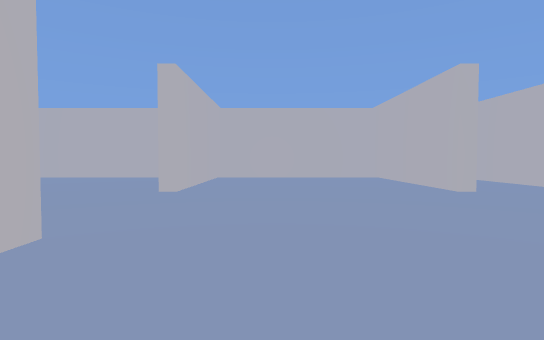
[1] (above)

23 first-person views from a walk through a Unity game level. The camera is 1.2 m above the floor, tilts 2° down and sees 80° across. The floor is counted in squares, 2 m on a side. Each view is taken from the middle of a square. On the plan, view 1 faces up. The plan holds only what a view shows up to about 10 squares ahead; the rest is blank. The player character is not drawn.

[2]
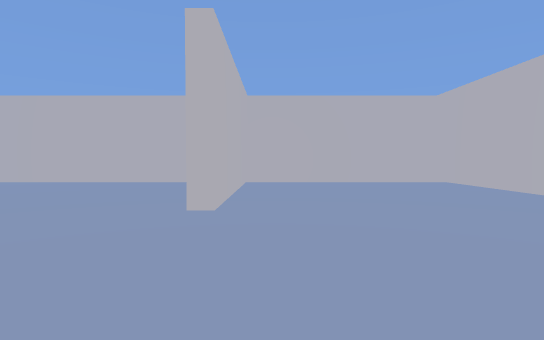

[3]
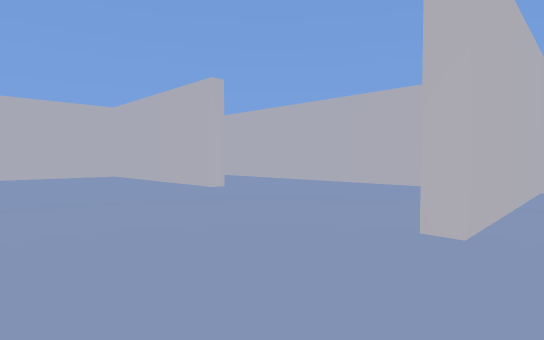

[4]
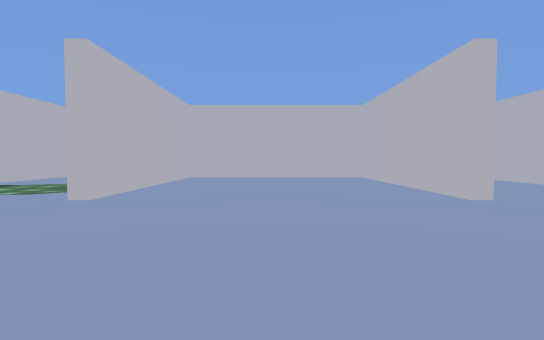

[5]
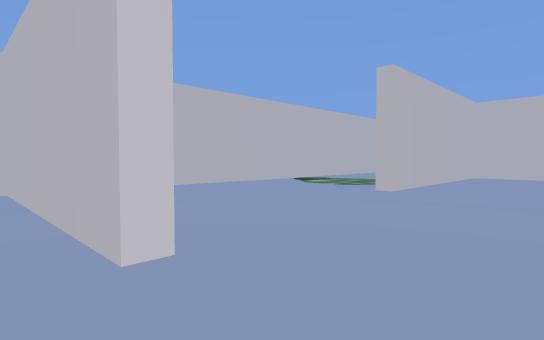

[6]
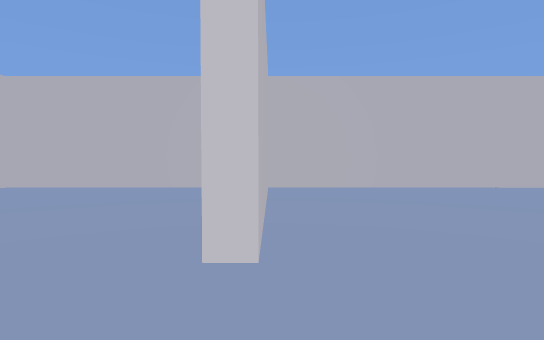

[7]
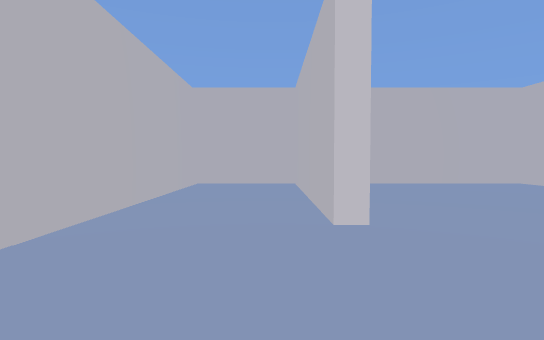

[8]
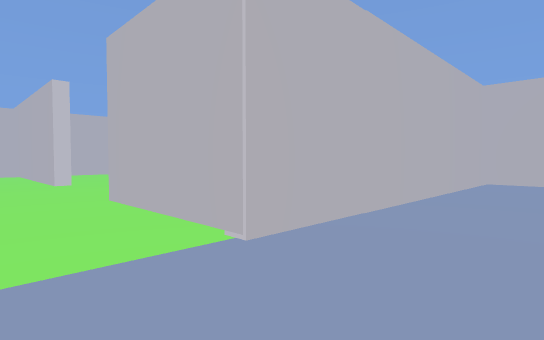

[9]
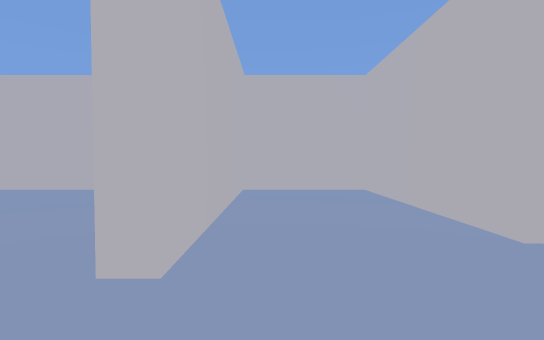

[10]
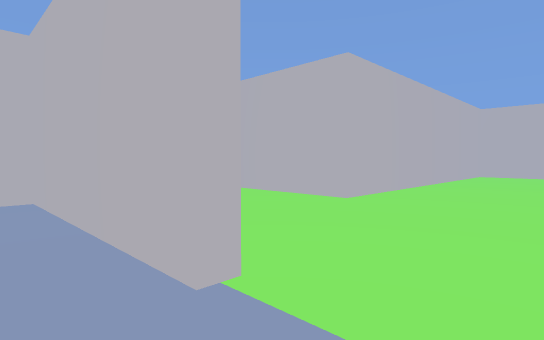

[11]
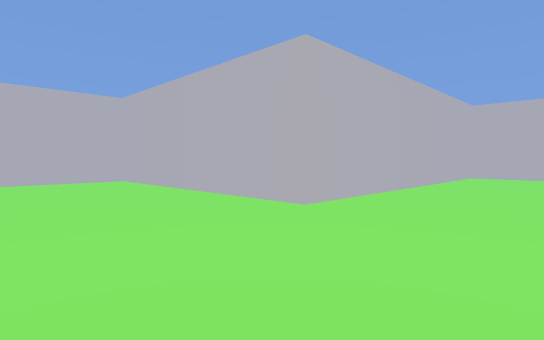

[12]
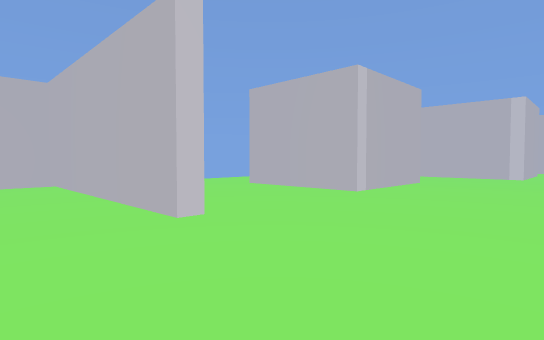

[13]
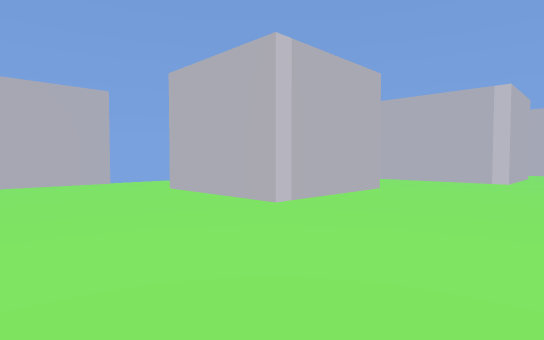

[14]
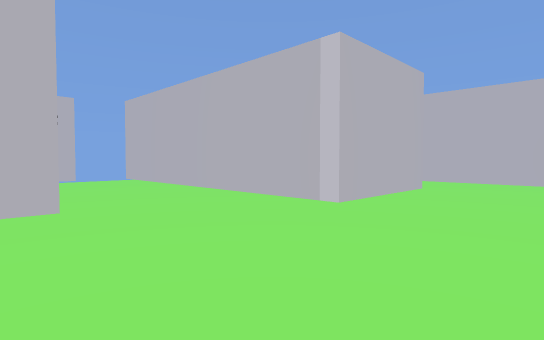

[15]
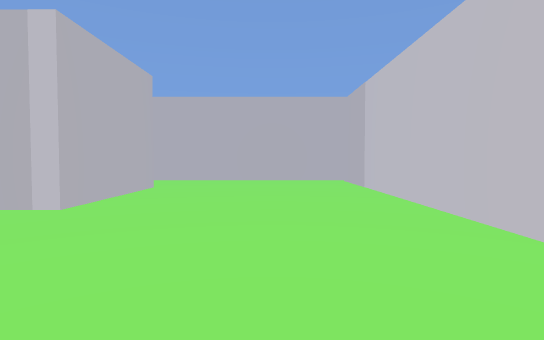

[16]
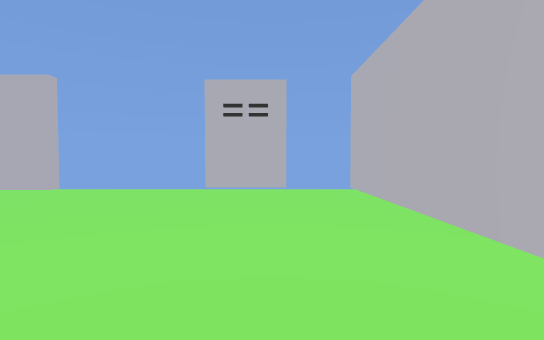

[17]
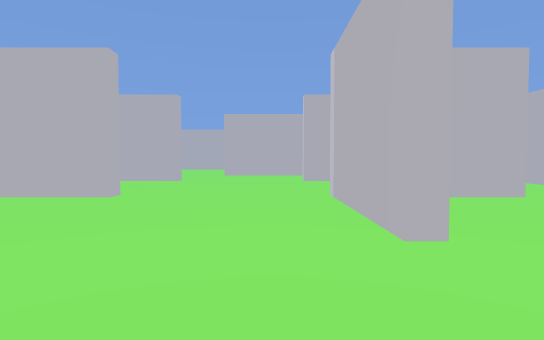

[18]
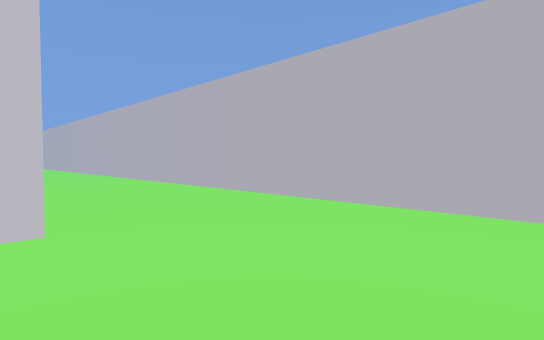

[19]
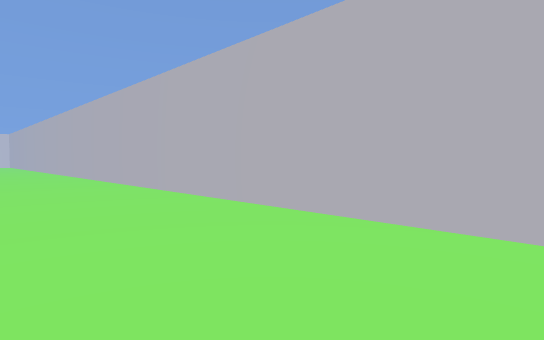

[20]
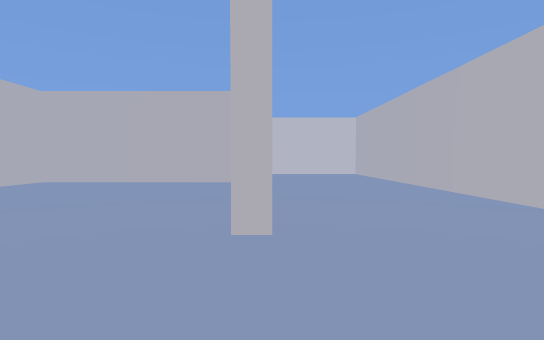

[21]
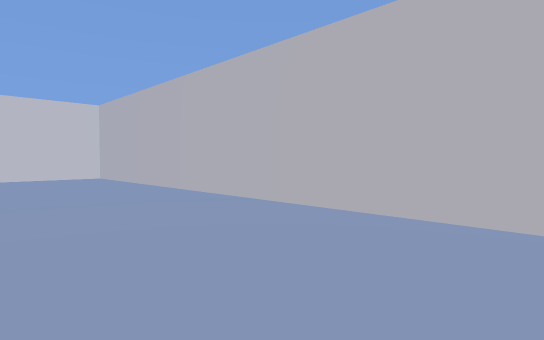

[22]
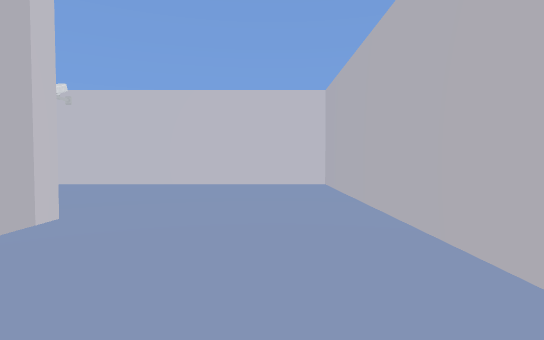

[23]
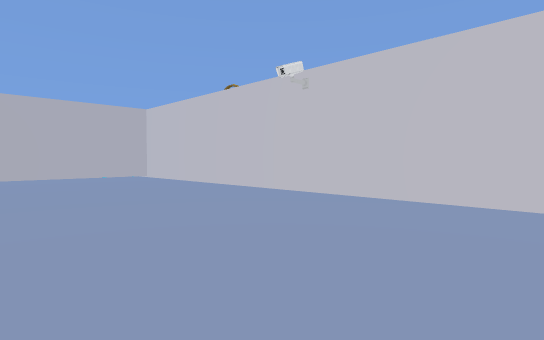

### Floor plan
Ten units are one square. View 1 is at (0, 0); x grows to the right and y downward. Boxes are objects, and circles mark ways between rooms. Rooms are numbered by the first view taken in them; rooms with no view inside come last. Other rooms are left out.
<svg viewBox="-171 -144 350 243">
<path fill="none" stroke="#000" d="M-64 -71 -64 -67 -117 -67 -117 -15 -64 -15 -64 -11M-121 -70 -112 -70M-31 -102 -166 -102 -166 16M32 -55 32 -102 -16 -102 -16 -55 -20 -55M35 -24 35 23 58 23 58 -45M-159 23 -19 23 -19 -23 -16 -23 -16 23 32 23M58 -62 58 -102 35 -102 35 -55M58 -45 88 -45M88 -42 71 -42M86 -11 86 -7 70 -7M118 -45 172 -45 172 -77 93 -77 93 -139 -42 -139M125 -42 118 -42M60 32 60 94 111 94M119 19 119 -10 148 -10M148 -7 135 -7M172 -12 172 -40M103 74 103 45 174 45"/>
<circle cx="60" cy="-55" r="3" fill="#2a7"/>
<text x="-60" y="-40">1</text>
<text x="70" y="-50">2</text>
</svg>
Room 1 opens to room 2.

Where each view was taken, in squares from view 1:
view 1: 0 up, 0 right, facing up
view 2: 2 up, 1 left, facing up
view 3: 3 up, 1 left, facing up-left
view 4: 4 up, 2 left, facing left
view 5: 4 up, 1 left, facing down-left
view 6: 4 up, 2 left, facing down
view 7: 5 up, 4 right, facing down
view 8: 6 up, 4 right, facing down-right
view 9: 4 up, 4 right, facing up
view 10: 5 up, 5 right, facing up-right
view 11: 5 up, 6 right, facing up-right
view 12: 6 up, 9 right, facing down-right
view 13: 4 up, 9 right, facing down-right
view 14: 1 down, 8 right, facing down-right
view 15: 1 down, 8 right, facing down
view 16: 3 down, 11 right, facing right
view 17: 4 down, 11 right, facing up
view 18: 10 up, 9 right, facing up-left
view 19: 11 up, 7 right, facing up-left
view 20: 7 up, 4 left, facing left
view 21: 7 up, 6 left, facing up-left
view 22: 9 up, 9 left, facing left
view 23: 8 up, 12 left, facing down-left
